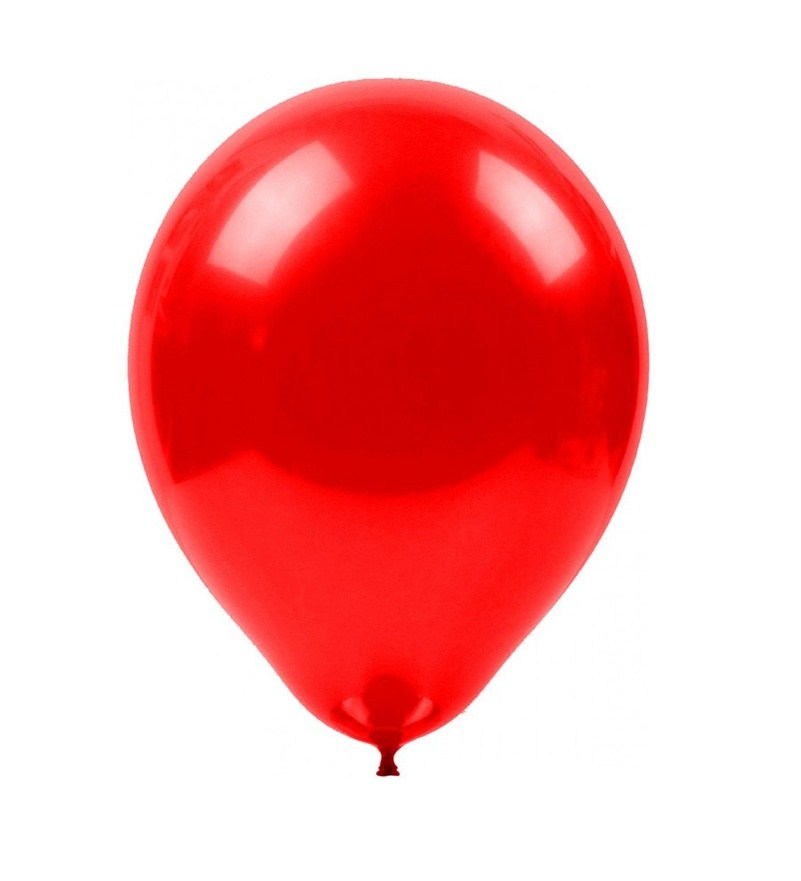
#> input picture 3RenkUzayi/balon.jpg, 801 x 881 px, shrunk from 1300 x 1430 before the run
$ python 1.py
#> lines starting #> are read from the running program, lines starting #| are printed output that depends on the picture
import cv2

img = cv2.imread("balon.jpg")
#> img is the input picture: shape (881, 801, 3); mean B, G, R 173.1, 173.1, 247.8
img1 = cv2.cvtColor(img, cv2.COLOR_BGR2RGB)  # mavi yeşil ve kırmızı rengi, kırmızı, yeşil, mavi yapar
img2 = cv2.cvtColor(img, cv2.COLOR_BGR2HSV)
#> img2: shape (881, 801, 3); mean H, S, V 3.8, 81.9, 247.8
img3 = cv2.cvtColor(img, cv2.COLOR_BGR2GRAY)
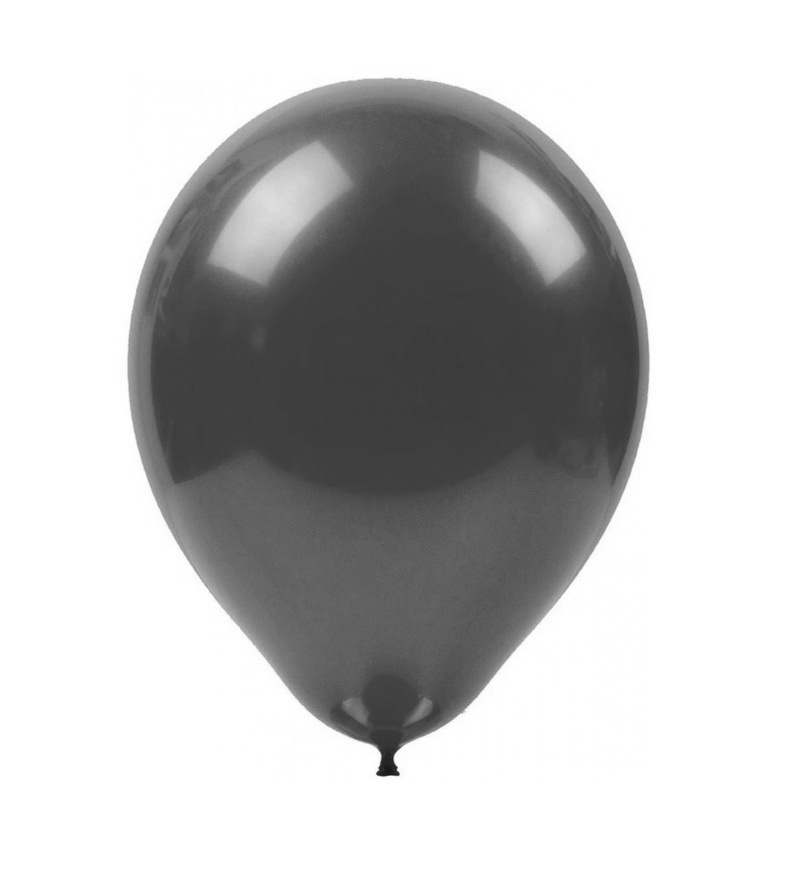
#> img3: shape (881, 801); min 21, max 255, mean 195.4

cv2.imshow("balon", img)
cv2.imshow("rgb", img1)
cv2.imshow("HSV", img2)
cv2.imshow("grey", img3)

cv2.waitKey(0)
cv2.destroyAllWindows()
